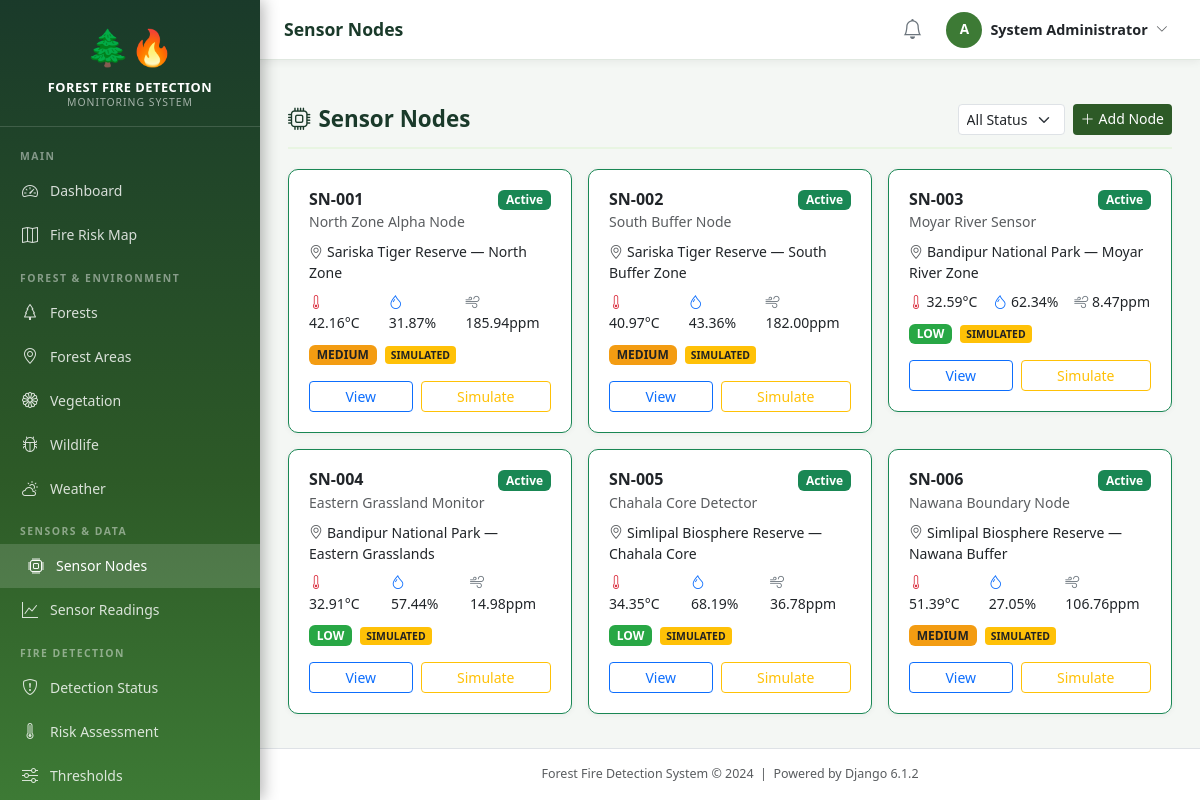
The page /sensors/ (signed in) on the database its author committed.
### accounts/models.py (models this page shows, shortened)
class CustomUser(AbstractUser):
    ROLE_CHOICES = [
        ('administrator', 'Administrator'),
        ('forest_officer', 'Forest Officer'),
        ('fire_department', 'Fire Department'),
        ('local_authority', 'Local Authority'),
    ]
    role = models.CharField(max_length=20, choices=ROLE_CHOICES, default='forest_officer')
    phone_number = models.CharField(max_length=15, blank=True)
    department = models.CharField(max_length=100, blank=True)
    employee_id = models.CharField(max_length=20, blank=True)
    profile_picture = models.ImageField(upload_to='profiles/', blank=True, null=True)
    is_active = models.BooleanField(default=True)
    created_at = models.DateTimeField(auto_now_add=True)
    updated_at = models.DateTimeField(auto_now=True)
    @property
    def is_admin(self):
        return self.role == 'administrator' or self.is_superuser
    class Meta:
        verbose_name = 'User'
        verbose_name_plural = 'Users'

### sensors/models.py (models this page shows, shortened)
class SensorNode(models.Model):
    STATUS_CHOICES = [
        ('active', 'Active'),
        ('inactive', 'Inactive'),
        ('maintenance', 'Under Maintenance'),
        ('faulty', 'Faulty'),
    ]
    node_id = models.CharField(max_length=50, unique=True)
    name = models.CharField(max_length=200)
    forest_area = models.ForeignKey(ForestArea, on_delete=models.SET_NULL, null=True,
                                    related_name='sensor_nodes')
    latitude = models.DecimalField(max_digits=10, decimal_places=7, null=True, blank=True)
    longitude = models.DecimalField(max_digits=10, decimal_places=7, null=True, blank=True)
    altitude_m = models.DecimalField(max_digits=7, decimal_places=2, null=True, blank=True)
    status = models.CharField(max_length=20, choices=STATUS_CHOICES, default='active')
    installed_at = models.DateTimeField(default=timezone.now)
    last_seen = models.DateTimeField(null=True, blank=True)
    battery_level = models.PositiveSmallIntegerField(null=True, blank=True, help_text='0-100 %')
    notes = models.TextField(blank=True)
    is_simulated = models.BooleanField(default=False,
                                        help_text='True if this is a simulated/demo node')
    class Meta:
        ordering = ['node_id']

class SensorData(models.Model):
    CONDITION_CHOICES = [
        ('normal', 'Normal Condition'),
        ('warning', 'Warning Condition'),
        ('fire_suspected', 'Fire Suspected'),
        ('fire_detected', 'Fire Detected'),
    ]
    RISK_LEVEL_CHOICES = [
        ('low', 'LOW'),
        ('medium', 'MEDIUM'),
        ('high', 'HIGH'),
        ('critical', 'CRITICAL'),
    ]
    node = models.ForeignKey(SensorNode, on_delete=models.CASCADE, related_name='sensor_readings')
    timestamp = models.DateTimeField(default=timezone.now)
    temperature = models.DecimalField(max_digits=6, decimal_places=2, null=True, blank=True,
                                       help_text='°C')
    humidity = models.DecimalField(max_digits=5, decimal_places=2, null=True, blank=True,
                                    help_text='%')
    smoke_level = models.DecimalField(max_digits=7, decimal_places=2, null=True, blank=True,
                                       help_text='ppm')
    gas_concentration = models.DecimalField(max_digits=7, decimal_places=2, null=True, blank=True,
                                             help_text='ppm')
    flame_detected = models.BooleanField(default=False)
    flame_intensity = models.DecimalField(max_digits=5, decimal_places=2, null=True, blank=True,
                                           help_text='0-100 scale')
    fire_risk_score = models.DecimalField(max_digits=5, decimal_places=2, null=True, blank=True,
                                           help_text='0-100 composite risk score')
    risk_level = models.CharField(max_length=10, choices=RISK_LEVEL_CHOICES, default='low')
    condition = models.CharField(max_length=20, choices=CONDITION_CHOICES, default='normal')
    is_simulated = models.BooleanField(default=False)
    is_valid = models.BooleanField(default=True)
    notes = models.TextField(blank=True)
    class Meta:
        ordering = ['-timestamp']
        verbose_name = 'Sensor Reading'
        verbose_name_plural = 'Sensor Readings'

### forest_env/models.py (models this page shows, shortened)
class ForestArea(models.Model):
    ZONE_TYPES = [
        ('core', 'Core Zone'),
        ('buffer', 'Buffer Zone'),
        ('transition', 'Transition Zone'),
        ('peripheral', 'Peripheral Zone'),
    ]
    forest = models.ForeignKey(Forest, on_delete=models.CASCADE, related_name='areas')
    name = models.CharField(max_length=200)
    zone_type = models.CharField(max_length=20, choices=ZONE_TYPES, default='core')
    area_hectares = models.DecimalField(max_digits=10, decimal_places=2, null=True, blank=True)
    latitude = models.DecimalField(max_digits=10, decimal_places=7, null=True, blank=True)
    longitude = models.DecimalField(max_digits=10, decimal_places=7, null=True, blank=True)
    description = models.TextField(blank=True)
    is_high_risk = models.BooleanField(default=False)
    created_at = models.DateTimeField(auto_now_add=True)
    def __str__(self):
        return f"{self.forest.name} — {self.name}"
    class Meta:
        ordering = ['forest', 'name']

class Forest(models.Model):
    name = models.CharField(max_length=200)
    description = models.TextField(blank=True)
    state = models.CharField(max_length=100)
    district = models.CharField(max_length=100)
    established_year = models.PositiveIntegerField(null=True, blank=True)
    total_area_hectares = models.DecimalField(max_digits=12, decimal_places=2, null=True, blank=True)
    forest_type = models.CharField(max_length=100, blank=True,
                                   help_text='e.g., Tropical, Deciduous, Evergreen')
    is_protected = models.BooleanField(default=False)
    created_at = models.DateTimeField(auto_now_add=True)
    class Meta:
        ordering = ['name']

### sensors/views.py (the view)
# urls.py: path('', views.node_list, name='node_list'),
@login_required
def node_list(request):
    nodes = SensorNode.objects.select_related('forest_area__forest').all()
    status_filter = request.GET.get('status')
    if status_filter:
        nodes = nodes.filter(status=status_filter)
    node_data = []
    for node in nodes:
        latest = node.sensor_readings.order_by('-timestamp').first()
        node_data.append({'node': node, 'latest': latest})
    return render(request, 'sensors/node_list.html',
                  {'node_data': node_data, 'title': 'Sensor Nodes', 'status_filter': status_filter})

### templates/sensors/node_list.html (shortened to what this page needs)
{% extends 'base.html' %}
{% block content %}
<div class="section-header">
  <h1 class="section-title"><i class="bi bi-cpu me-2"></i>{{ title }}</h1>
  <div class="d-flex gap-2">
    <select class="form-select form-select-sm" style="width:auto;" onchange="location.href='?status='+this.value">
      <option value="">All Status</option>
    </select>
    <a href="{% url 'sensors:node_create' %}" class="btn btn-forest btn-sm"><i class="bi bi-plus-lg me-1"></i>Add Node</a>
  </div>
</div>
<div class="row g-3">
  {% for item in node_data %}
  <div class="col-md-6 col-lg-4">
    <div class="card stat-card border-{% if item.node.status == 'active' %}success{% elif item.node.status == 'faulty' %}danger{% else %}secondary{% endif %}">
      <div class="card-body">
        <div class="d-flex justify-content-between align-items-start mb-2">
          <div>
            <h6 class="mb-0 fw-bold">{{ item.node.node_id }}</h6>
            <small class="text-muted">{{ item.node.name }}</small>
          </div>
          <span class="badge {% if item.node.status == 'active' %}bg-success{% elif item.node.status == 'faulty' %}bg-danger{% else %}bg-secondary{% endif %}">
            {{ item.node.get_status_display }}
          </span>
        </div>
        <div class="small mb-2"><i class="bi bi-geo-alt me-1 text-muted"></i>{{ item.node.forest_area|default:"No area assigned" }}</div>
        {% if item.latest %}
        <div class="d-flex gap-3 my-2 small">
          <span><i class="bi bi-thermometer text-danger"></i> {{ item.latest.temperature|default:"—" }}°C</span>
          <span><i class="bi bi-droplet text-primary"></i> {{ item.latest.humidity|default:"—" }}%</span>
          <span><i class="bi bi-wind text-secondary"></i> {{ item.latest.smoke_level|default:"—" }}ppm</span>
        </div>
        <div class="mb-2">
          <span class="badge badge-risk-{{ item.latest.risk_level }}">{{ item.latest.risk_level|upper }}</span>
          {% if item.latest.is_simulated %}<span class="simulated-badge ms-1">SIMULATED</span>{% endif %}
        </div>
        {% endif %}
        <div class="d-flex gap-2 mt-3">
          <a href="{% url 'sensors:node_detail' item.node.pk %}" class="btn btn-sm btn-outline-primary flex-fill">View</a>
          <form method="post" action="{% url 'sensors:simulate_reading' item.node.pk %}" class="flex-fill">
            <button type="submit" class="btn btn-sm btn-outline-warning w-100">Simulate</button>
          </form>
        </div>
      </div>
    </div>
  </div>
  {% empty %}
  <div class="col-12"><div class="text-center py-5 text-muted">
    <i class="bi bi-cpu" style="font-size:3rem;"></i>
    <p class="mt-3">No sensor nodes found. <a href="{% url 'sensors:node_create' %}">Add the first one →</a></p>
  </div></div>
  {% endfor %}
</div>
{% endblock %}

### templates/base.html (shortened to what this page needs)
{% load static %}
<!DOCTYPE html>
<html lang="en">
<head>
    <link href="https://cdn.jsdelivr.net/npm/bootstrap@5.3.2/dist/css/bootstrap.min.css" rel="stylesheet">
    <link href="https://cdn.jsdelivr.net/npm/bootstrap-icons@1.11.3/font/bootstrap-icons.min.css" rel="stylesheet">
    <link rel="stylesheet" href="https://unpkg.com/leaflet@1.9.4/dist/leaflet.css">
    <link rel="stylesheet" href="{% static 'css/main.css' %}">
</head>
<body>
<nav class="sidebar" id="mainSidebar">
    <div class="sidebar-brand">
        <span class="brand-icon">🌲🔥</span>
        <div class="brand-title">Forest Fire Detection</div>
        <div class="brand-subtitle">Monitoring System</div>
    </div>
    <ul class="nav flex-column py-2">
        <li class="nav-section-label">Main</li>
        <li class="nav-item">
            <a class="nav-link" href="{% url 'dashboard:home' %}">
                <span class="icon"><i class="bi bi-speedometer2"></i></span> Dashboard
            </a>
        </li>
        <li class="nav-item">
            <a class="nav-link" href="{% url 'dashboard:fire_risk_map' %}">
                <span class="icon"><i class="bi bi-map"></i></span> Fire Risk Map
            </a>
        </li>
        <li class="nav-section-label">Forest & Environment</li>
        <li class="nav-item">
            <a class="nav-link" href="{% url 'forest_env:forest_list' %}">
                <span class="icon"><i class="bi bi-tree"></i></span> Forests
            </a>
        </li>
        <li class="nav-item">
            <a class="nav-link" href="{% url 'forest_env:area_list' %}">
                <span class="icon"><i class="bi bi-geo-alt"></i></span> Forest Areas
            </a>
        </li>
        <li class="nav-item">
            <a class="nav-link" href="{% url 'forest_env:vegetation_list' %}">
                <span class="icon"><i class="bi bi-flower1"></i></span> Vegetation
            </a>
        </li>
        <li class="nav-item">
            <a class="nav-link" href="{% url 'forest_env:wildlife_list' %}">
                <span class="icon"><i class="bi bi-bug"></i></span> Wildlife
            </a>
        </li>
        <li class="nav-item">
            <a class="nav-link" href="{% url 'forest_env:weather_list' %}">
                <span class="icon"><i class="bi bi-cloud-sun"></i></span> Weather
            </a>
        </li>
        <li class="nav-section-label">Sensors & Data</li>
        <li class="nav-item">
            <a class="nav-link" href="{% url 'sensors:node_list' %}">
                <span class="icon"><i class="bi bi-cpu"></i></span> Sensor Nodes
            </a>
        </li>
        <li class="nav-item">
            <a class="nav-link" href="{% url 'sensors:reading_list' %}">
                <span class="icon"><i class="bi bi-graph-up"></i></span> Sensor Readings
            </a>
        </li>
        <li class="nav-section-label">Fire Detection</li>
        <li class="nav-item">
            <a class="nav-link" href="{% url 'detection:status' %}">
                <span class="icon"><i class="bi bi-shield-exclamation"></i></span> Detection Status
            </a>
        </li>
        <li class="nav-item">
            <a class="nav-link" href="{% url 'detection:risk_dashboard' %}">
                <span class="icon"><i class="bi bi-thermometer-high"></i></span> Risk Assessment
            </a>
        </li>
        <li class="nav-item">
            <a class="nav-link" href="{% url 'detection:threshold_list' %}">
                <span class="icon"><i class="bi bi-sliders"></i></span> Thresholds
            </a>
        </li>
    </ul>
</nav>
<div class="main-content">
    <div class="top-navbar">
        <div class="d-flex align-items-center gap-3">
            <span class="page-title-nav">{% block page_title %}{{ title|default:"Dashboard" }}{% endblock %}</span>
        </div>
        <div class="d-flex align-items-center gap-3">
            <a href="{% url 'alerts:alert_list' %}" class="position-relative text-secondary">
                <i class="bi bi-bell fs-5"></i>
            </a>
            <div class="dropdown">
                <button class="btn btn-sm d-flex align-items-center gap-2 border-0 bg-transparent"
                        data-bs-toggle="dropdown">
                    <div class="user-avatar">{{ user.username|first|upper }}</div>
                    <span class="d-none d-sm-inline text-dark fw-semibold" style="font-size:0.9rem;">
                        {{ user.get_full_name|default:user.username }}
                    </span>
                    <i class="bi bi-chevron-down small text-muted"></i>
                </button>
            </div>
        </div>
    </div>
    <div class="px-4 pt-3">
    </div>
    <div class="content-area">
        {% block content %}{% endblock %}
    </div>
    <footer class="text-center py-3 text-muted border-top bg-white" style="font-size:0.78rem;">
        Forest Fire Detection System &copy; 2024 &nbsp;|&nbsp; Powered by Django 6.1.2
    </footer>
</div>
</body>
</html>

### rows shown on the page
CustomUser: username|first "A", get_full_name "System Administrator"
SensorNode: node.node_id "SN-001", node.name "North Zone Alpha Node", node.status "Active", node.forest_area "Sariska Tiger Reserve — North Zone", latest.temperature "42.16", latest.humidity "31.87", latest.smoke_level "185.94", latest.risk_level "MEDIUM"
SensorNode: node.node_id "SN-002", node.name "South Buffer Node", node.status "Active", node.forest_area "Sariska Tiger Reserve — South Buffer Zone", latest.temperature "40.97", latest.humidity "43.36", latest.smoke_level "182.00", latest.risk_level "MEDIUM"
SensorNode: node.node_id "SN-003", node.name "Moyar River Sensor", node.status "Active", node.forest_area "Bandipur National Park — Moyar River Zone", latest.temperature "32.59", latest.humidity "62.34", latest.smoke_level "8.47", latest.risk_level "LOW"
SensorNode: node.node_id "SN-004", node.name "Eastern Grassland Monitor", node.status "Active", node.forest_area "Bandipur National Park — Eastern Grasslands", latest.temperature "32.91", latest.humidity "57.44", latest.smoke_level "14.98", latest.risk_level "LOW"
SensorNode: node.node_id "SN-005", node.name "Chahala Core Detector", node.status "Active", node.forest_area "Simlipal Biosphere Reserve — Chahala Core", latest.temperature "34.35", latest.humidity "68.19", latest.smoke_level "36.78", latest.risk_level "LOW"
SensorNode: node.node_id "SN-006", node.name "Nawana Boundary Node", node.status "Active", node.forest_area "Simlipal Biosphere Reserve — Nawana Buffer", latest.temperature "51.39", latest.humidity "27.05", latest.smoke_level "106.76", latest.risk_level "MEDIUM"

### other values the page prints
{{ title|default:"Dashboard" }} "Sensor Nodes"
{{ title }} "Sensor Nodes"
